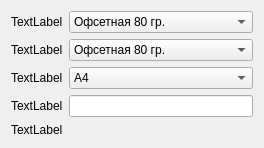
      <widget class="QWidget" name="SWPBloknoti">
       <layout class="QFormLayout" name="formLayout_7">
        <item row="0" column="0">
         <widget class="QLabel" name="bloknot_paper_label">
          <property name="text">
           <string>TextLabel</string>
          </property>
         </widget>
        </item>
        <item row="0" column="1">
         <widget class="QComboBox" name="bloknot_paper">
          <item>
           <property name="text">
            <string>Офсетная 80 гр.</string>
           </property>
          </item>
          <item>
           <property name="text">
            <string>Maxigloss 130гр.</string>
           </property>
          </item>
          <item>
           <property name="text">
            <string>Maxigloss 170гр./м.кв</string>
           </property>
          </item>
          <item>
           <property name="text">
            <string>Delight gloss в упак C2S Art</string>
           </property>
          </item>
          <item>
           <property name="text">
            <string>Arconvert</string>
           </property>
          </item>
          <item>
           <property name="text">
            <string>Тач кавер 300</string>
           </property>
          </item>
          <item>
           <property name="text">
            <string>ICELASER Лен</string>
           </property>
          </item>
          <item>
           <property name="text">
            <string>Comet брилиант 300 гр.</string>
           </property>
          </item>
          <item>
           <property name="text">
            <string>Acquerello 300 гр.</string>
           </property>
          </item>
          <item>
           <property name="text">
            <string>Nettuno 300 гр.</string>
           </property>
          </item>
          <item>
           <property name="text">
            <string>Sirio pearl 300 гр.</string>
           </property>
          </item>
          <item>
           <property name="text">
            <string>Splendorgel 300 гр.</string>
           </property>
          </item>
          <item>
           <property name="text">
            <string>TintoRetto 300 гр.</string>
           </property>
          </item>
         </widget>
        </item>
        <item row="1" column="0">
         <widget class="QLabel" name="bloknot_block_paper_label">
          <property name="text">
           <string>TextLabel</string>
          </property>
         </widget>
        </item>
        <item row="1" column="1">
         <widget class="QComboBox" name="bloknot_block_paper">
          <item>
           <property name="text">
            <string>Офсетная 80 гр.</string>
           </property>
          </item>
          <item>
           <property name="text">
            <string>Maxigloss 130гр.</string>
           </property>
          </item>
          <item>
           <property name="text">
            <string>Maxigloss 170гр./м.кв</string>
           </property>
          </item>
          <item>
           <property name="text">
            <string>Delight gloss в упак C2S Art</string>
           </property>
          </item>
          <item>
           <property name="text">
            <string>Arconvert</string>
           </property>
          </item>
          <item>
           <property name="text">
            <string>Тач кавер 300</string>
           </property>
          </item>
          <item>
           <property name="text">
            <string>ICELASER Лен</string>
           </property>
          </item>
          <item>
           <property name="text">
            <string>Comet брилиант 300 гр.</string>
           </property>
          </item>
          <item>
           <property name="text">
            <string>Acquerello 300 гр.</string>
           </property>
          </item>
          <item>
           <property name="text">
            <string>Nettuno 300 гр.</string>
           </property>
          </item>
          <item>
           <property name="text">
            <string>Sirio pearl 300 гр.</string>
           </property>
          </item>
          <item>
           <property name="text">
            <string>Splendorgel 300 гр.</string>
           </property>
          </item>
          <item>
           <property name="text">
            <string>TintoRetto 300 гр.</string>
           </property>
          </item>
         </widget>
        </item>
        <item row="2" column="0">
         <widget class="QLabel" name="bloknot_format_label">
          <property name="text">
           <string>TextLabel</string>
          </property>
         </widget>
        </item>
        <item row="2" column="1">
         <widget class="QComboBox" name="bloknot_format">
          <item>
           <property name="text">
            <string>A4</string>
           </property>
          </item>
          <item>
           <property name="text">
            <string>A5</string>
           </property>
          </item>
          <item>
           <property name="text">
            <string>A6</string>
           </property>
          </item>
         </widget>
        </item>
        <item row="3" column="0">
         <widget class="QLabel" name="bloknot_list_label">
          <property name="text">
           <string>TextLabel</string>
          </property>
         </widget>
        </item>
        <item row="3" column="1">
         <widget class="QLineEdit" name="bloknot_list"/>
        </item>
        <item row="4" column="0">
         <widget class="QLabel" name="bloknot_colorful_label">
          <property name="text">
           <string>TextLabel</string>
          </property>
         </widget>
        </item>
       </layout>
      </widget>
